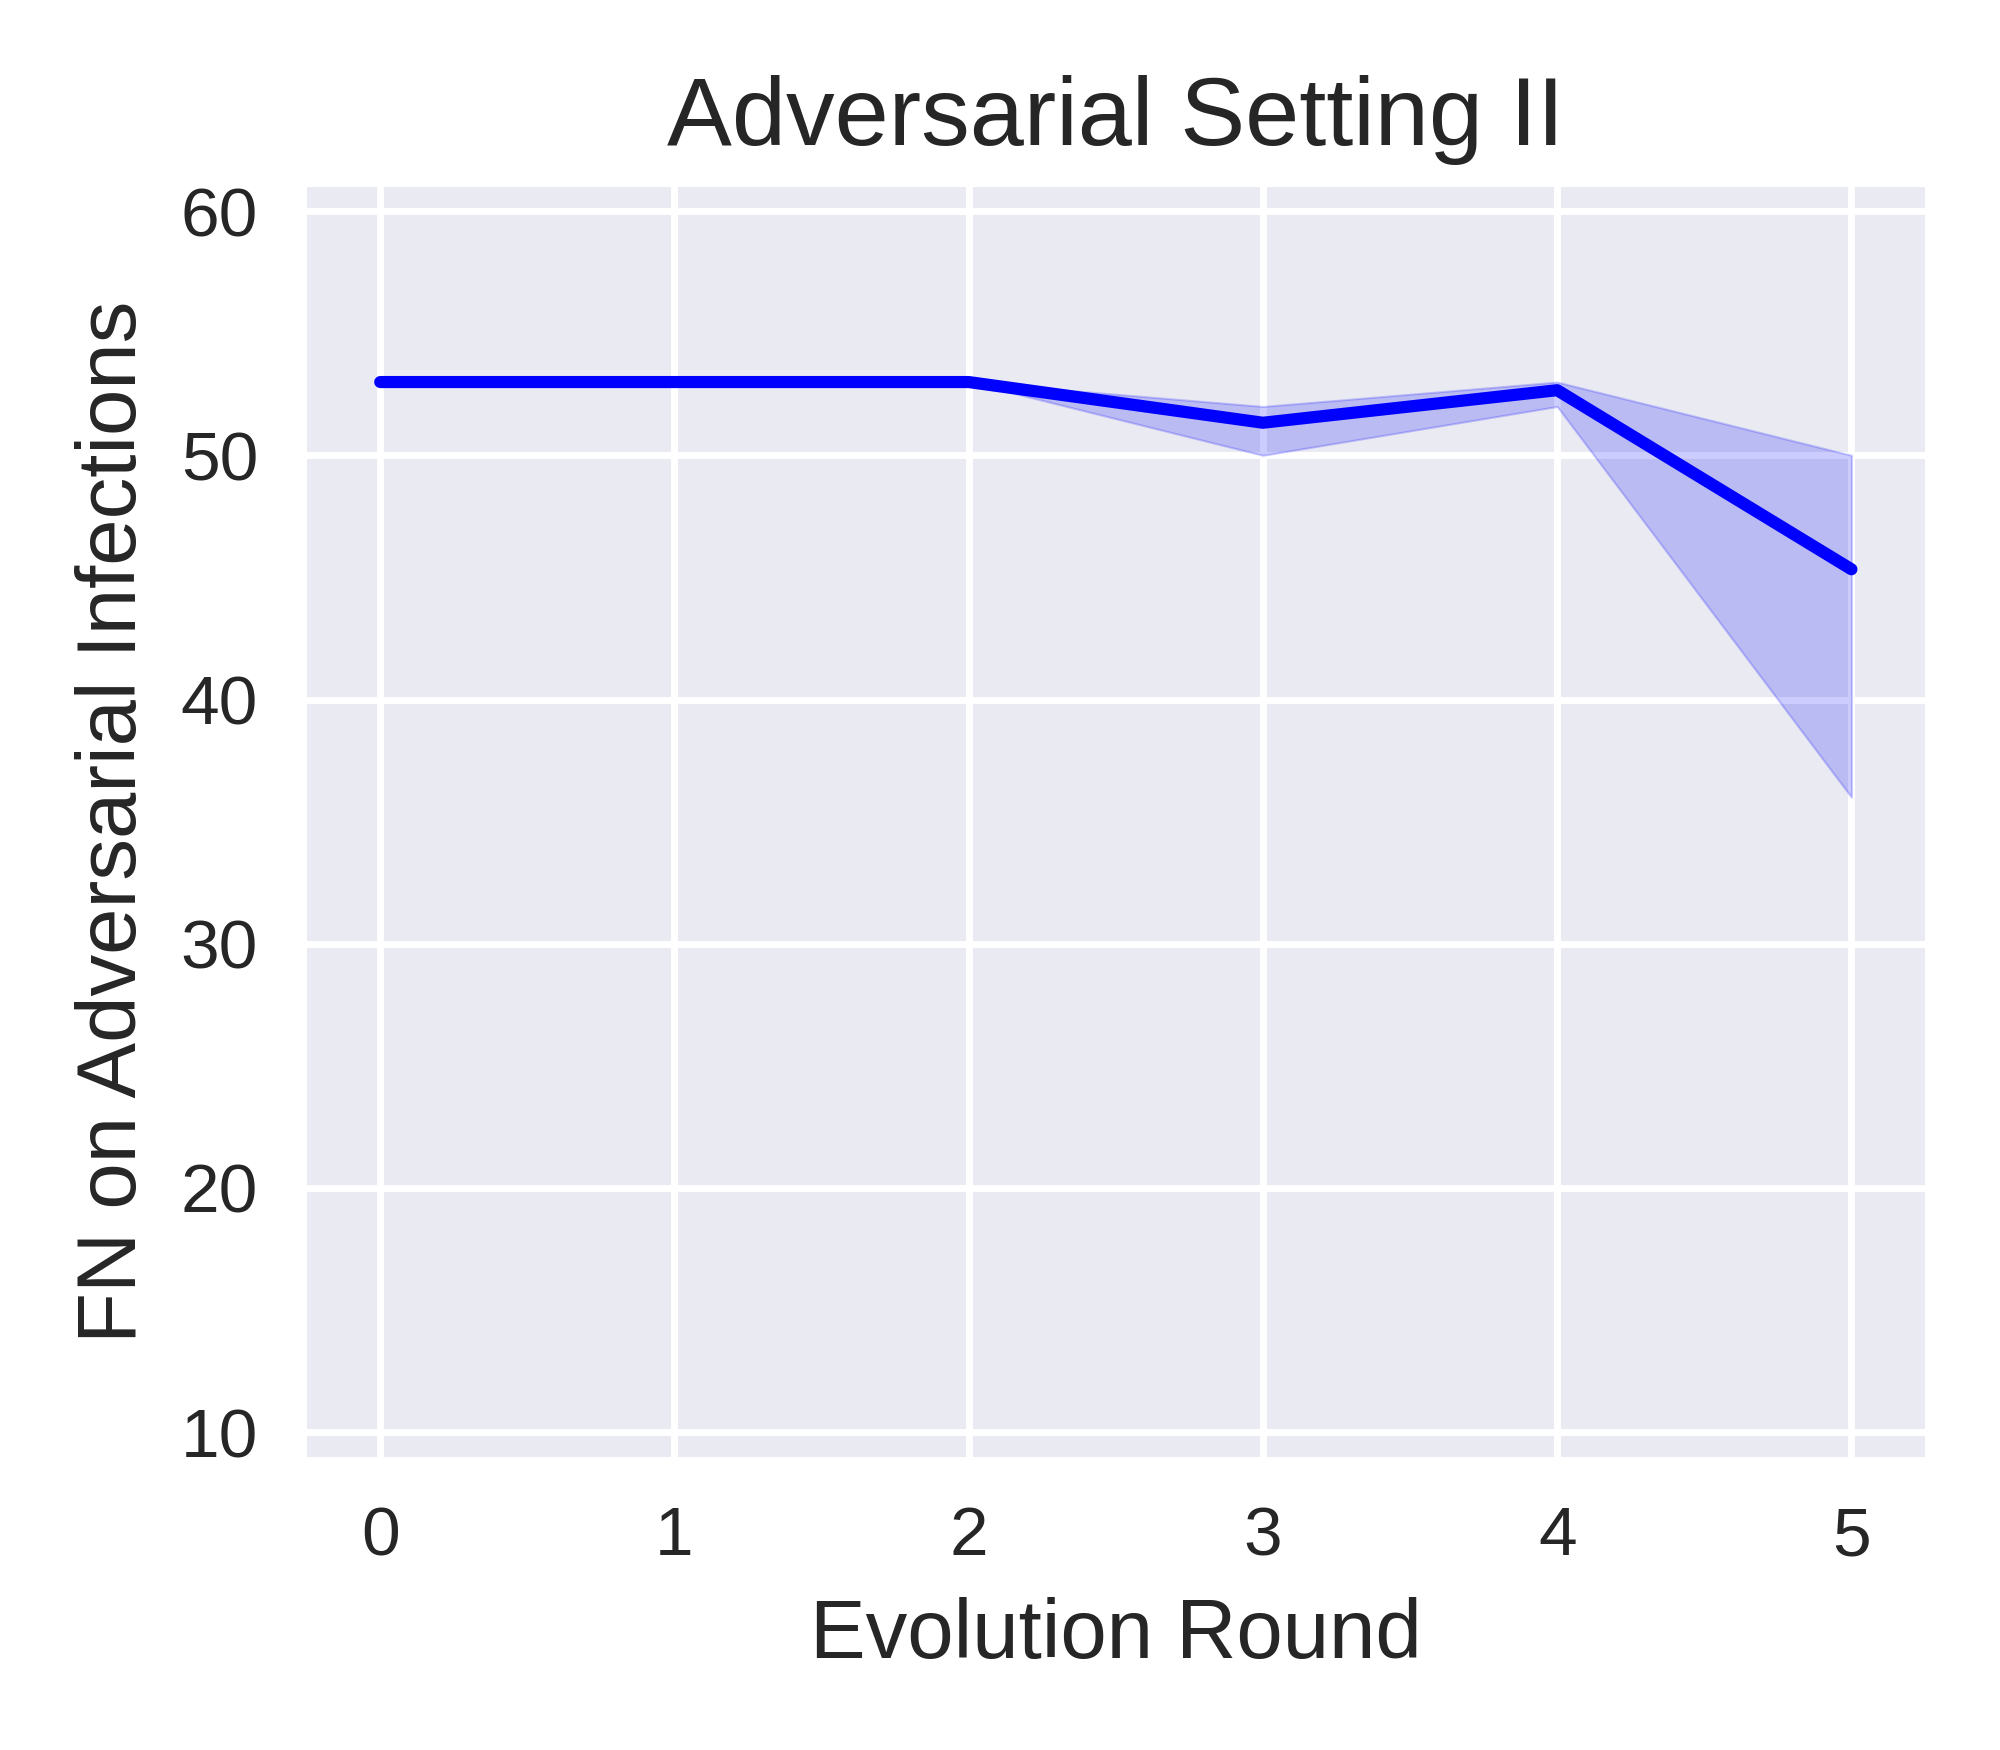

Reproduce this figure in Python.
import matplotlib.pyplot as plt
import pandas as pd
import seaborn as sns

advset2_rounds05_FN_on_advmal_file = pd.read_csv('adv_test_FN_list_advset2_round5_seed012.csv')
advset2_rounds05_FN_on_advmal_df = pd.DataFrame(advset2_rounds05_FN_on_advmal_file)

advset2_rounds05_FN_on_advmal_seed_0_df = advset2_rounds05_FN_on_advmal_df.drop(columns=['seed1','seed2'])  
advset2_rounds05_FN_on_advmal_seed_0_df.rename(columns={'seed0': 'FN'}, inplace=True)

advset2_rounds05_FN_on_advmal_seed_1_df = advset2_rounds05_FN_on_advmal_df.drop(columns=['seed0','seed2'])  
advset2_rounds05_FN_on_advmal_seed_1_df.rename(columns={'seed1': 'FN'}, inplace=True)

advset2_rounds05_FN_on_advmal_seed_2_df = advset2_rounds05_FN_on_advmal_df.drop(columns=['seed0','seed1'])  
advset2_rounds05_FN_on_advmal_seed_2_df.rename(columns={'seed2': 'FN'}, inplace=True)

print("advset2_rounds05_FN_on_advmal_df:\n",advset2_rounds05_FN_on_advmal_df)  
print("advset2_rounds05_FN_on_advmal_seed_0_df:\n",advset2_rounds05_FN_on_advmal_seed_0_df)  
print("advset2_rounds05_FN_on_advmal_seed_1_df:\n",advset2_rounds05_FN_on_advmal_seed_1_df)  
print("advset2_rounds05_FN_on_advmal_seed_2_df:\n",advset2_rounds05_FN_on_advmal_seed_2_df)  



advset2_rounds05_FN_on_advmal_merge_df = pd.concat([advset2_rounds05_FN_on_advmal_seed_0_df, advset2_rounds05_FN_on_advmal_seed_1_df, advset2_rounds05_FN_on_advmal_seed_2_df])
# advset2_rounds05_FN_on_advmal_merge_df = pd.concat([advset2_rounds05_FN_on_advmal_df, advset2_rounds05_FN_on_advmal_df, advset2_rounds05_FN_on_advmal_df])

print("advset2_rounds05_FN_on_advmal_merge_df:\n",advset2_rounds05_FN_on_advmal_merge_df)  

advset2_rounds05_FN_on_advmal_merge_df = advset2_rounds05_FN_on_advmal_merge_df.reset_index(drop=True)

print("advset2_rounds05_FN_on_advmal_merge_df:\n",advset2_rounds05_FN_on_advmal_merge_df)  


# sns.set_theme(style="darkgrid")
plt.style.use('seaborn') 
# plt.style.use('default') 
# plt.style.use('seaborn-deep') 

# plt.figure(figsize=(4, 3.5), dpi=500)
_, ax = plt.subplots(nrows=1, ncols=1, figsize=(4, 3.5), tight_layout=True, dpi=500) #dpi=100 分辨率


sns_plot=sns.lineplot(data=advset2_rounds05_FN_on_advmal_merge_df, x='round', y='FN', color='b')
ax.set_xlabel('Evolution Round', fontsize=12)
ax.set_ylabel('FN on Adversarial Infections', fontsize=12)
ax.set_title('Adversarial Setting II', fontsize=14); 
plt.ylim(9, 61)

savepath = f'/home/huan1932/ARIoTEDef/drawfigure/advset2/compare-nums/FN-on-adv'
savename = f'line-shadow-figure-advset2-round05-FN-on-adv-seed012'
plt.savefig(fname=f'{savepath}/{savename}.png',dpi=500)
plt.close   

#=============================================

advset2_rounds10_FN_on_advmal_file = pd.read_csv('adv_test_FN_list_advset2_round10_seed012.csv')
advset2_rounds10_FN_on_advmal_df = pd.DataFrame(advset2_rounds10_FN_on_advmal_file)

advset2_rounds10_FN_on_advmal_seed_0_df = advset2_rounds10_FN_on_advmal_df.drop(columns=['seed1','seed2'])  
advset2_rounds10_FN_on_advmal_seed_0_df.rename(columns={'seed0': 'FN'}, inplace=True)

advset2_rounds10_FN_on_advmal_seed_1_df = advset2_rounds10_FN_on_advmal_df.drop(columns=['seed0','seed2'])  
advset2_rounds10_FN_on_advmal_seed_1_df.rename(columns={'seed1': 'FN'}, inplace=True)

advset2_rounds10_FN_on_advmal_seed_2_df = advset2_rounds10_FN_on_advmal_df.drop(columns=['seed0','seed1'])  
advset2_rounds10_FN_on_advmal_seed_2_df.rename(columns={'seed2': 'FN'}, inplace=True)

print("advset2_rounds10_FN_on_advmal_df:\n",advset2_rounds10_FN_on_advmal_df)  
print("advset2_rounds10_FN_on_advmal_seed_0_df:\n",advset2_rounds10_FN_on_advmal_seed_0_df)  
print("advset2_rounds10_FN_on_advmal_seed_1_df:\n",advset2_rounds10_FN_on_advmal_seed_1_df)  
print("advset2_rounds10_FN_on_advmal_seed_2_df:\n",advset2_rounds10_FN_on_advmal_seed_2_df)  



advset2_rounds10_FN_on_advmal_merge_df = pd.concat([advset2_rounds10_FN_on_advmal_seed_0_df, advset2_rounds10_FN_on_advmal_seed_1_df, advset2_rounds10_FN_on_advmal_seed_2_df])
# advset2_rounds10_FN_on_advmal_merge_df = pd.concat([advset2_rounds10_FN_on_advmal_df, advset2_rounds10_FN_on_advmal_df, advset2_rounds10_FN_on_advmal_df])

print("advset2_rounds10_FN_on_advmal_merge_df:\n",advset2_rounds10_FN_on_advmal_merge_df)  

advset2_rounds10_FN_on_advmal_merge_df = advset2_rounds10_FN_on_advmal_merge_df.reset_index(drop=True)

print("advset2_rounds10_FN_on_advmal_merge_df:\n",advset2_rounds10_FN_on_advmal_merge_df)  


# sns.set_theme(style="darkgrid")
plt.style.use('seaborn') 
# plt.style.use('default') 
# plt.style.use('seaborn-deep') 

# plt.figure(figsize=(4, 3.5), dpi=500)
_, ax = plt.subplots(nrows=1, ncols=1, figsize=(4, 3.5), tight_layout=True, dpi=500) #dpi=100 分辨率


sns_plot=sns.lineplot(data=advset2_rounds10_FN_on_advmal_merge_df, x='round', y='FN', color='b')
ax.set_xlabel('Evolution Round', fontsize=12)
ax.set_ylabel('FN on Adversarial Infections', fontsize=12)
ax.set_title('Adversarial Setting II', fontsize=14); 
plt.ylim(9, 61)

savepath = f'/home/huan1932/ARIoTEDef/drawfigure/advset2/compare-nums/FN-on-adv'
savename = f'line-shadow-figure-advset2-round10-FN-on-adv-seed012'
plt.savefig(fname=f'{savepath}/{savename}.png',dpi=500)
plt.close   

#===================================

advset2_rounds20_FN_on_advmal_file = pd.read_csv('adv_test_FN_list_advset2_round20_seed012.csv')
advset2_rounds20_FN_on_advmal_df = pd.DataFrame(advset2_rounds20_FN_on_advmal_file)

advset2_rounds20_FN_on_advmal_seed_0_df = advset2_rounds20_FN_on_advmal_df.drop(columns=['seed1','seed2'])  
advset2_rounds20_FN_on_advmal_seed_0_df.rename(columns={'seed0': 'FN'}, inplace=True)

advset2_rounds20_FN_on_advmal_seed_1_df = advset2_rounds20_FN_on_advmal_df.drop(columns=['seed0','seed2'])  
advset2_rounds20_FN_on_advmal_seed_1_df.rename(columns={'seed1': 'FN'}, inplace=True)

advset2_rounds20_FN_on_advmal_seed_2_df = advset2_rounds20_FN_on_advmal_df.drop(columns=['seed0','seed1'])  
advset2_rounds20_FN_on_advmal_seed_2_df.rename(columns={'seed2': 'FN'}, inplace=True)

print("advset2_rounds20_FN_on_advmal_df:\n",advset2_rounds20_FN_on_advmal_df)  
print("advset2_rounds20_FN_on_advmal_seed_0_df:\n",advset2_rounds20_FN_on_advmal_seed_0_df)  
print("advset2_rounds20_FN_on_advmal_seed_1_df:\n",advset2_rounds20_FN_on_advmal_seed_1_df)  
print("advset2_rounds20_FN_on_advmal_seed_2_df:\n",advset2_rounds20_FN_on_advmal_seed_2_df)  



advset2_rounds20_FN_on_advmal_merge_df = pd.concat([advset2_rounds20_FN_on_advmal_seed_0_df, advset2_rounds20_FN_on_advmal_seed_1_df, advset2_rounds20_FN_on_advmal_seed_2_df])
# advset2_rounds20_FN_on_advmal_merge_df = pd.concat([advset2_rounds20_FN_on_advmal_df, advset2_rounds20_FN_on_advmal_df, advset2_rounds20_FN_on_advmal_df])

print("advset2_rounds20_FN_on_advmal_merge_df:\n",advset2_rounds20_FN_on_advmal_merge_df)  

advset2_rounds20_FN_on_advmal_merge_df = advset2_rounds20_FN_on_advmal_merge_df.reset_index(drop=True)

print("advset2_rounds20_FN_on_advmal_merge_df:\n",advset2_rounds20_FN_on_advmal_merge_df)  


# sns.set_theme(style="darkgrid")
plt.style.use('seaborn') 
# plt.style.use('default') 
# plt.style.use('seaborn-deep') 

# plt.figure(figsize=(4, 3.5), dpi=500)
_, ax = plt.subplots(nrows=1, ncols=1, figsize=(4, 3.5), tight_layout=True, dpi=500) #dpi=100 分辨率


sns_plot=sns.lineplot(data=advset2_rounds20_FN_on_advmal_merge_df, x='round', y='FN', color='b')
ax.set_xlabel('Evolution Round', fontsize=12)
ax.set_ylabel('FN on Adversarial Infections', fontsize=12)
ax.set_title('Adversarial Setting II', fontsize=14); 
plt.ylim(9, 61)

savepath = f'/home/huan1932/ARIoTEDef/drawfigure/advset2/compare-nums/FN-on-adv'
savename = f'line-shadow-figure-advset2-round20-FN-on-adv-seed012'
plt.savefig(fname=f'{savepath}/{savename}.png',dpi=500)
plt.close   

#=================================

# sns.set_theme(style="darkgrid")
plt.style.use('seaborn') 
# plt.style.use('default') 
# plt.style.use('seaborn-deep') 

# plt.figure(figsize=(4, 3.5), dpi=500)
_, ax = plt.subplots(nrows=1, ncols=1, figsize=(4, 3.5), tight_layout=True, dpi=500) #dpi=100 分辨率


sns_plot=sns.lineplot(data=advset2_rounds20_FN_on_advmal_merge_df, x='round', y='FN', color='b', label='Round=20, AdvSet Size=15')

sns_plot=sns.lineplot(data=advset2_rounds10_FN_on_advmal_merge_df, x='round', y='FN', color='r', label='Round=10, AdvSet Size=28')

sns_plot=sns.lineplot(data=advset2_rounds05_FN_on_advmal_merge_df, x='round', y='FN', color='g', label='Round=05, AdvSet Size=53')


ax.set_xlabel('Evolution Round', fontsize=12)
ax.set_ylabel('FN on Adversarial Infections', fontsize=12)
ax.set_title('Adversarial Setting II', fontsize=14); 
# plt.ylim(-1, 61)
plt.ylim(9, 61)
plt.xlim(0, 5)
plt.legend(loc='center')
# plt.legend(loc='upper right')

savepath = f'/home/huan1932/ARIoTEDef/drawfigure/advset2/compare-nums/FN-on-adv'
savename = f'line-shadow-figure-advset2-round051020-FN-on-adv-seed012'
plt.savefig(fname=f'{savepath}/{savename}.png',dpi=500)
plt.close   